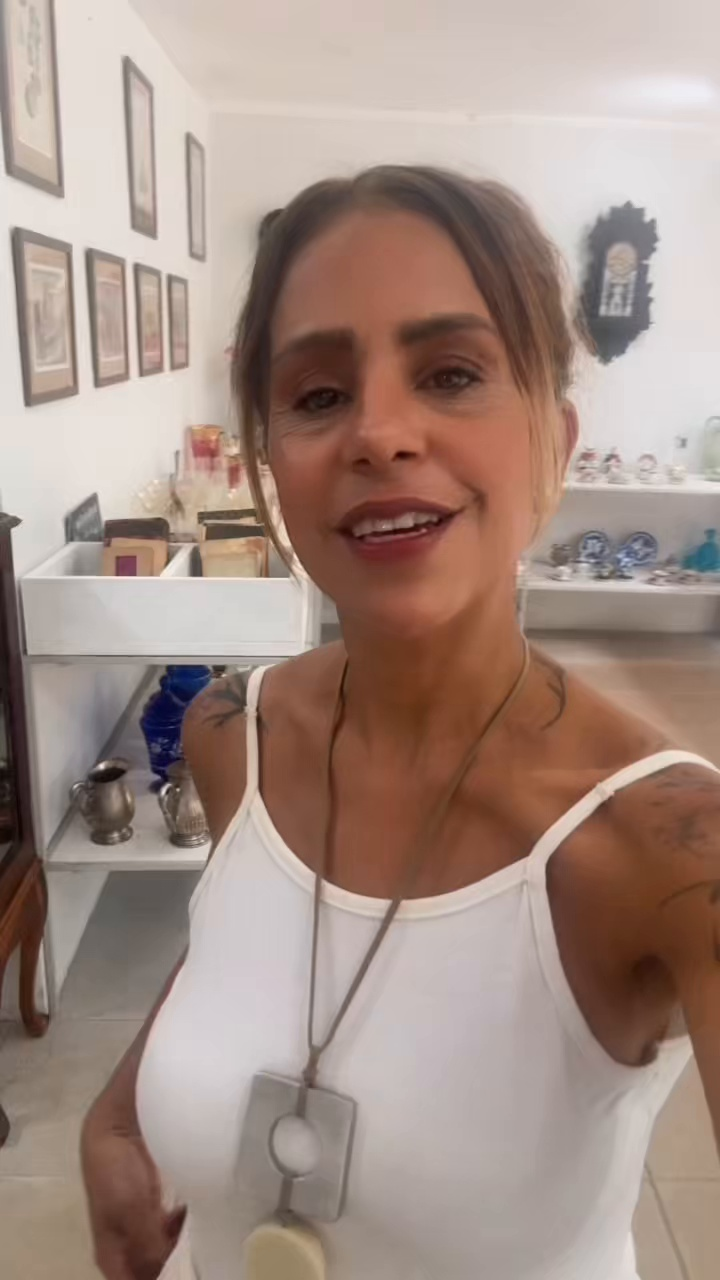
#> input picture thumbnail.jpg, 720 x 1280 px
$ python -i edicao_inteligente.py   (imports and definitions only)   (older library calls are emulated)
#> lines starting #> are read from the running program, lines starting #| are printed output that depends on the picture
#!/usr/bin/env python3
"""
🎬 NANDALIN - Edição Inteligente de Vídeo 8K Premium
=====================================================
Análise inteligente de cena + processamento 8K:
- Detecta cenas e melhores momentos automaticamente
- Cortes inteligentes por análise visual
- Upscaling 8K com Lanczos
- Pipeline de filtros cinematográficos
- Codec HEVC 10-bit CRF 15

Uso:
    python edicao_inteligente.py
    python edicao_inteligente.py meu_video.mp4
"""

import subprocess
import sys
import os
import json
from pathlib import Path

try:
    import cv2
    import numpy as np
    HAS_CV2 = True
except ImportError:
    HAS_CV2 = False
    print("⚠️  OpenCV não encontrado. Instale: pip install opencv-python numpy")
    print("   Modo básico disponível.\n")

INPUT_FILE = "input_video.mp4"
OUTPUT_DIR = "videos_stories_8k"

# ========================================
# RESOLUÇÕES
# ========================================

RES_8K_V = (4320, 7680)
RES_4K_V = (2160, 3840)

# ========================================
# CORES
# ========================================

class C:
    G = "\033[92m"; Y = "\033[93m"; R = "\033[91m"
    B = "\033[94m"; M = "\033[95m"; CI = "\033[96m"
    N = "\033[1m"; RST = "\033[0m"

def msg(t, c="g"):
    cor = {"g": C.G, "y": C.Y, "r": C.R, "b": C.B, "m": C.M, "ci": C.CI}.get(c, C.G)
    print(f"{cor}{t}{C.RST}")

# ========================================
# UTILITÁRIOS
# ========================================

# [14 lines left out: functions get_video_info, detectar_orientacao, not called in this run]

# ========================================
# ANÁLISE INTELIGENTE DE CENAS
# ========================================

def detectar_cenas(path):
    """Detecta mudanças de cena no vídeo"""
#> called with path = 'thumbnail.jpg'
    if not HAS_CV2:
        return []

    cap = cv2.VideoCapture(path)
    fps = cap.get(cv2.CAP_PROP_FPS)
    total_frames = int(cap.get(cv2.CAP_PROP_FRAME_COUNT))

    ret, prev_frame = cap.read()
#> prev_frame is the input picture: shape (1280, 720, 3); mean B, G, R 132.4, 142.1, 163.6
    if not ret:
        return []

    prev_gray = cv2.cvtColor(prev_frame, cv2.COLOR_BGR2GRAY)
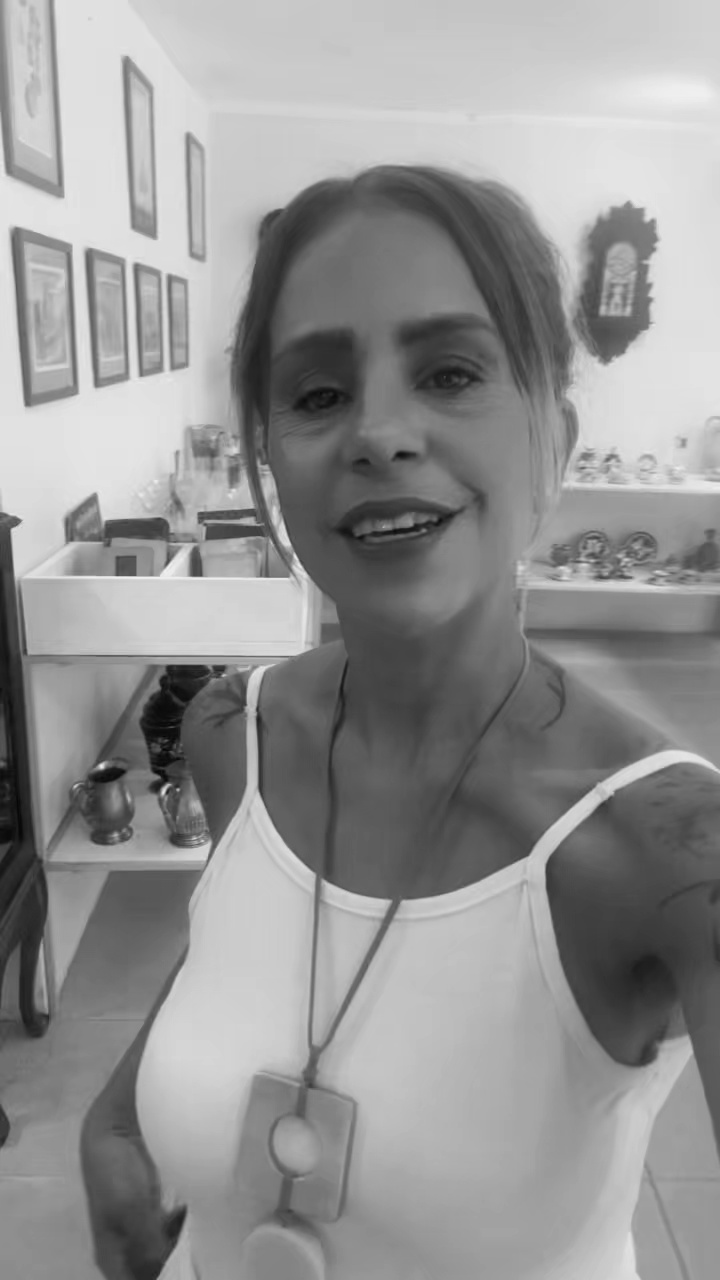
#> prev_gray: shape (1280, 720); min 5, max 240, mean 147.4
    prev_gray = cv2.GaussianBlur(prev_gray, (21, 21), 0)

    cenas = []
    frame_atual = 0

    msg(f"🔍 Analisando {total_frames} frames para detectar cenas...", "ci")

    while True:
        ret, frame = cap.read()
        if not ret:
            break

        gray = cv2.cvtColor(frame, cv2.COLOR_BGR2GRAY)
        gray = cv2.GaussianBlur(gray, (21, 21), 0)

        diff = cv2.absdiff(prev_gray, gray)
#> diff: shape (1280, 720); every value is 0
        _, thresh = cv2.threshold(diff, 25, 255, cv2.THRESH_BINARY)
        score = np.sum(thresh) / 255.0
#> score = 0

        tempo = frame_atual / fps

        if score > 1000:
            cenas.append({
                'tempo': tempo,
                'frame': frame_atual,
                'score': score
            })

        prev_gray = gray
        frame_atual += 1

    cap.release()
    return cenas

# [385 lines left out: functions analisar_qualidade_frame, encontrar_melhores_momentos, gerar_filtros_8k_story, processar_segmento, processar_video_inteligente, main, not called in this run]

# [2 lines not run here, left out]

>>> result = detectar_cenas('thumbnail.jpg')
